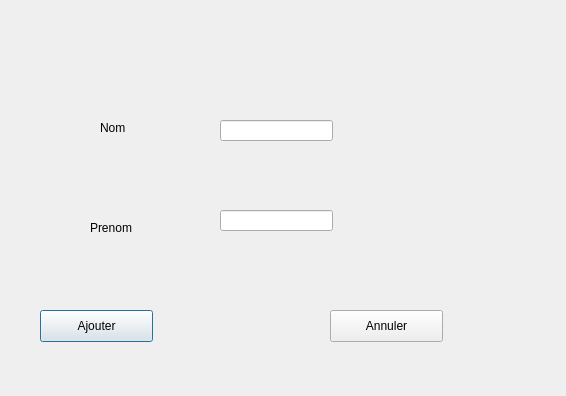
<?xml version="1.0" encoding="UTF-8"?>
<ui version="4.0">
 <class>AssureurDialog</class>
 <widget class="QDialog" name="AssureurDialog">
  <property name="geometry">
   <rect>
    <x>0</x>
    <y>0</y>
    <width>566</width>
    <height>396</height>
   </rect>
  </property>
  <property name="windowTitle">
   <string>Dialog</string>
  </property>
  <widget class="QLabel" name="label">
   <property name="geometry">
    <rect>
     <x>100</x>
     <y>120</y>
     <width>60</width>
     <height>16</height>
    </rect>
   </property>
   <property name="text">
    <string>Nom</string>
   </property>
  </widget>
  <widget class="QLabel" name="label_2">
   <property name="geometry">
    <rect>
     <x>90</x>
     <y>220</y>
     <width>60</width>
     <height>16</height>
    </rect>
   </property>
   <property name="text">
    <string>Prenom</string>
   </property>
  </widget>
  <widget class="QLineEdit" name="lineEditNom">
   <property name="geometry">
    <rect>
     <x>220</x>
     <y>120</y>
     <width>113</width>
     <height>21</height>
    </rect>
   </property>
  </widget>
  <widget class="QLineEdit" name="lineEditPrenom">
   <property name="geometry">
    <rect>
     <x>220</x>
     <y>210</y>
     <width>113</width>
     <height>21</height>
    </rect>
   </property>
  </widget>
  <widget class="QPushButton" name="pushButtonAjouter">
   <property name="geometry">
    <rect>
     <x>40</x>
     <y>310</y>
     <width>113</width>
     <height>32</height>
    </rect>
   </property>
   <property name="text">
    <string>Ajouter</string>
   </property>
  </widget>
  <widget class="QPushButton" name="Annuler">
   <property name="geometry">
    <rect>
     <x>330</x>
     <y>310</y>
     <width>113</width>
     <height>32</height>
    </rect>
   </property>
   <property name="text">
    <string>Annuler</string>
   </property>
  </widget>
 </widget>
 <resources/>
 <connections/>
</ui>
